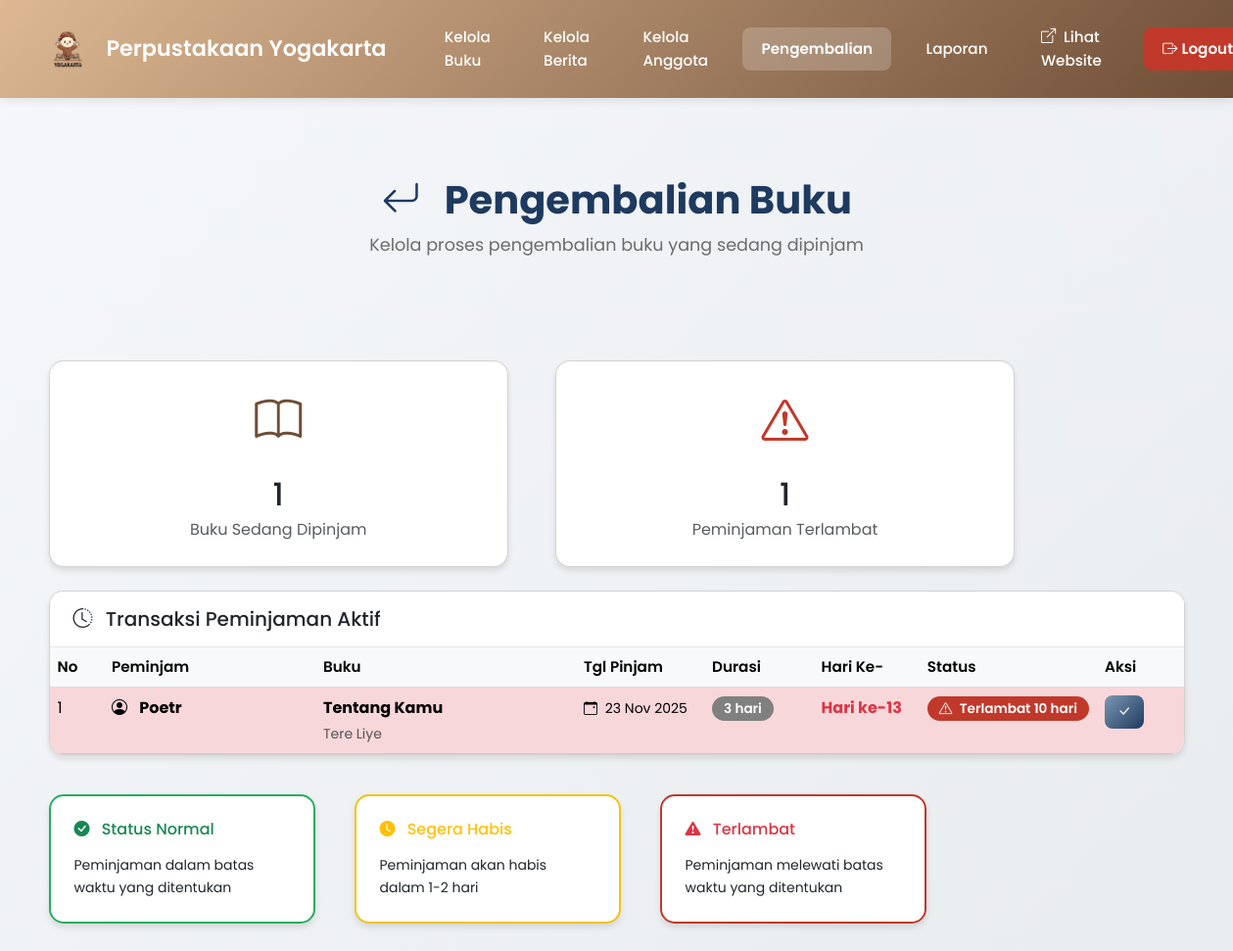
The page /admin/pengembalian.php (signed in) on the database its author committed.
### tables this page shows
CREATE TABLE `borrows` (
  `id` int(11) NOT NULL,
  `user_id` int(11) DEFAULT NULL,
  `book_id` int(11) DEFAULT NULL,
  `tanggal_pinjam` date DEFAULT curdate(),
  `durasi_hari` int(11) NOT NULL,
  `status` enum('Pending','Disetujui','Ditolak','Dikembalikan') DEFAULT 'Pending'
);

CREATE TABLE `users` (
  `id` int(11) NOT NULL,
  `nama` varchar(100) NOT NULL,
  `username` varchar(50) NOT NULL,
  `password` varchar(255) NOT NULL,
  `role` enum('admin','anggota') DEFAULT 'anggota',
  `created_at` timestamp NOT NULL DEFAULT current_timestamp()
);

CREATE TABLE `books` (
  `id` int(11) NOT NULL,
  `judul` varchar(200) NOT NULL,
  `penulis` varchar(100) NOT NULL,
  `kategori` varchar(50) DEFAULT NULL,
  `deskripsi` text DEFAULT NULL,
  `stok` int(11) DEFAULT 1,
  `gambar` varchar(255) DEFAULT 'default_cover.jpg',
  `created_at` timestamp NOT NULL DEFAULT current_timestamp()
);

### admin/pengembalian.php (the view, shortened to what this page needs)
<?php
require_once '../config/database.php';
$query = "SELECT p.id, p.book_id, u.nama, b.judul, b.penulis, p.tanggal_pinjam, p.durasi_hari,
          DATEDIFF(CURDATE(), p.tanggal_pinjam) as hari_pinjam
          FROM borrows p
          JOIN users u ON p.user_id = u.id
          JOIN books b ON p.book_id = b.id
          WHERE p.status = 'Disetujui'
          ORDER BY p.tanggal_pinjam ASC";
$list = $pdo->query($query)->fetchAll();
$total_dipinjam = count($list);
$terlambat = count(array_filter($list, fn($item) => $item['hari_pinjam'] > $item['durasi_hari']));
?>
<!DOCTYPE html>
<html lang="id">
<head>
    <link href="https://cdn.jsdelivr.net/npm/bootstrap@5.3.0/dist/css/bootstrap.min.css" rel="stylesheet">
    <link rel="stylesheet" href="https://cdn.jsdelivr.net/npm/bootstrap-icons@1.11.0/font/bootstrap-icons.css">
    <link rel="stylesheet" href="../assets/css/style_admin.css">
</head>
<body>
    <?php include '../includes/navbar_admin.php'; ?>
    <div class="container my-5">
        <div class="page-header fade-in-up">
            <h1>
                <i class="bi bi-arrow-return-left me-3"></i>
                Pengembalian Buku
            </h1>
            <p>Kelola proses pengembalian buku yang sedang dipinjam</p>
        </div>
        <div class="row g-4 mb-4 fade-in-up">
            <div class="col-md-5">
                <div class="card text-center h-100">
                    <div class="card-body">
                        <i class="bi bi-book" style="font-size: 3rem; color: var(--coffee);"></i>
                        <h2 class="mt-3 mb-1"><?= $total_dipinjam ?></h2>
                        <p class="text-muted mb-0">Buku Sedang Dipinjam</p>
                    </div>
                </div>
            </div>
            <div class="col-md-5">
                <div class="card text-center h-100">
                    <div class="card-body">
                        <i class="bi bi-exclamation-triangle" style="font-size: 3rem; color: var(--error);"></i>
                        <h2 class="mt-3 mb-1"><?= $terlambat ?></h2>
                        <p class="text-muted mb-0">Peminjaman Terlambat</p>
                    </div>
                </div>
            </div>
        </div>
        <div class="card fade-in-up">
            <div class="card-header bg-white py-3">
                <h5 class="mb-0">
                    <i class="bi bi-clock-history me-2"></i>
                    Transaksi Peminjaman Aktif
                </h5>
            </div>
            <div class="card-body p-0">
                <?php if(count($list) > 0): ?>
                <div class="table-responsive">
                    <table class="table table-hover mb-0">
                        <thead class="table-light">
                            <tr>
                                <th width="5%">No</th>
                                <th width="20%">Peminjam</th>
                                <th width="25%">Buku</th>
                                <th width="12%">Tgl Pinjam</th>
                                <th width="10%">Durasi</th>
                                <th width="10%">Hari Ke-</th>
                                <th width="10%">Status</th>
                                <th width="8%">Aksi</th>
                            </tr>
                        </thead>
                        <tbody>
                            <?php
                            $no = 1;
                            foreach($list as $row):
                            $is_late = $row['hari_pinjam'] > $row['durasi_hari'];
                            $sisa_hari = $row['durasi_hari'] - $row['hari_pinjam'];
                            ?>
                            <tr class="<?= $is_late ? 'table-danger' : '' ?>">
                                <td><?= $no++ ?></td>
                                <td>
                                    <i class="bi bi-person-circle me-2"></i>
                                    <strong><?= htmlspecialchars($row['nama']) ?></strong>
                                </td>
                                <td>
                                    <strong><?= htmlspecialchars($row['judul']) ?></strong><br>
                                    <small class="text-muted"><?= htmlspecialchars($row['penulis']) ?></small>
                                </td>
                                <td>
                                    <small>
                                        <i class="bi bi-calendar-event me-1"></i>
                                        <?= date('d M Y', strtotime($row['tanggal_pinjam'])) ?>
                                    </small>
                                </td>
                                <td>
                                    <span class="badge bg-secondary">
                                        <?= $row['durasi_hari'] ?> hari
                                    </span>
                                </td>
                                <td>
                                    <strong class="<?= $is_late ? 'text-danger' : '' ?>">
                                        Hari ke-<?= $row['hari_pinjam'] ?>
                                    </strong>
                                </td>
                                <td>
                                    <?php if($is_late): ?>
                                        <span class="badge bg-danger">
                                            <i class="bi bi-exclamation-triangle me-1"></i>
                                            Terlambat <?= abs($sisa_hari) ?> hari
                                        </span>
                                    <?php endif; ?>
                                </td>
                                <td>
                                    <a href="?kembali=<?= $row['id'] ?>&book_id=<?= $row['book_id'] ?>"
                                       class="btn btn-sm btn-primary"
                                       onclick="return confirm('Konfirmasi pengembalian buku:\n\n<?= htmlspecialchars($row['judul']) ?>\nPeminjam: <?= htmlspecialchars($row['nama']) ?>')">
                                        <i class="bi bi-check-lg"></i>
                                    </a>
                                </td>
                            </tr>
                            <?php endforeach; ?>
                        </tbody>
                    </table>
                </div>
                <?php endif; ?>
            </div>
        </div>
        <div class="row g-3 mt-4">
            <div class="col-md-3">
                <div class="card border-success fade-in-up">
                    <div class="card-body">
                        <h6 class="text-success mb-3">
                            <i class="bi bi-check-circle-fill me-2"></i>
                            Status Normal
                        </h6>
                        <p class="mb-0 small">Peminjaman dalam batas waktu yang ditentukan</p>
                    </div>
                </div>
            </div>
            <div class="col-md-3">
                <div class="card border-warning fade-in-up">
                    <div class="card-body">
                        <h6 class="text-warning mb-3">
                            <i class="bi bi-clock-fill me-2"></i>
                            Segera Habis
                        </h6>
                        <p class="mb-0 small">Peminjaman akan habis dalam 1-2 hari</p>
                    </div>
                </div>
            </div>
            <div class="col-md-3">
                <div class="card border-danger fade-in-up">
                    <div class="card-body">
                        <h6 class="text-danger mb-3">
                            <i class="bi bi-exclamation-triangle-fill me-2"></i>
                            Terlambat
                        </h6>
                        <p class="mb-0 small">Peminjaman melewati batas waktu yang ditentukan</p>
                    </div>
                </div>
            </div>
        </div>
    </div>
</body>
</html>

### assets/css/style_admin.css (style rules this page uses)
:root { --tan: #ddb893; --coffee: #6f4e37; --slate-gray: #7c98b3; --space-cadet: #1e3a5f; --bg-soft: rgba(0,0,0,0.05); --black-100: #1a1a1a; --black-90: #2d2d2d; --black-85: #373737; --black-75: #4d4d4d; --gray-60: #6b6b6b; --gray-50: #808080; --gray-40: #999999; --gray-30: #b3b3b3; --gray-20: #cccccc; --gray-10: #e6e6e6; --white: #ffffff; --success: #27ae60; --warning: #f1c40f; --error: #c0392b; --shadow-sm: 0 2px 4px rgba(0, 0, 0, 0.1); --shadow-md: 0 4px 6px rgba(0, 0, 0, 0.1); --shadow-lg: 0 10px 15px rgba(0, 0, 0, 0.1); --shadow-xl: 0 20px 25px rgba(0, 0, 0, 0.15); }
* { margin: 0; padding: 0; box-sizing: border-box; }
body { font-family: "Poppins", sans-serif; background: linear-gradient(135deg, #f5f7fa 0%, #e9ecef 100%); color: var(--black-90); line-height: 1.6; }
.container { max-width: 1200px; margin: 0 auto; padding: 0 20px; }
.page-header { text-align: center; padding: 2rem 0; margin-bottom: 2rem; }
.page-header h1 { font-size: 2.5rem; font-weight: 700; color: var(--space-cadet); margin-bottom: 0.5rem; }
.page-header p { font-size: 1.1rem; color: var(--gray-60); }
.btn { padding: 0.75rem 1.5rem; border: none; border-radius: 8px; font-family: "Poppins", sans-serif; font-weight: 600; font-size: 1rem; cursor: pointer; transition: all 0.3s ease; text-decoration: none; display: inline-block; text-align: center; }
.btn-primary { background: linear-gradient(135deg, var(--slate-gray) 0%, var(--space-cadet) 100%); color: var(--white); }
.btn-sm { padding: 0.4rem 0.8rem; font-size: 0.875rem; }
.card { background: var(--white); border-radius: 15px; box-shadow: var(--shadow-md); overflow: hidden; transition: all 0.3s ease; display: flex; flex-direction: column; }
.card-header { padding: 1.25rem 1.5rem; border-bottom: 1px solid var(--gray-10); }
.card-body { padding: 1.5rem; flex: 1; }
.card.border-success { border: 2px solid var(--success) !important; }
.card.border-warning { border: 2px solid var(--warning) !important; }
.card.border-danger { border: 2px solid var(--error) !important; }
table { width: 100%; border-collapse: collapse; }
thead th { padding: 1rem 1.25rem; text-align: left; color: var(--gray-60); font-weight: 600; font-size: 0.95rem; }
tbody tr { border-bottom: 1px solid var(--gray-10); transition: background 0.2s ease; }
tbody td { padding: 1rem 1.25rem; color: var(--gray-60); }
.table-danger { background-color: #fadbd8; }
.badge { display: inline-block; padding: 0.35rem 0.75rem; border-radius: 50px; font-size: 0.85rem; font-weight: 600; }
.badge.bg-secondary { background: var(--gray-50) !important; color: var(--white); }
.badge.bg-danger { background: var(--error) !important; color: var(--white); }
.fade-in-up { animation: fadeInUp 0.6s ease; }
.text-center { text-align: center; }
.text-muted { color: var(--gray-60); }
.text-success { color: var(--success); }
.text-warning { color: var(--warning); }
.text-danger { color: var(--error); }
.mt-3 { margin-top: 1.5rem; }
.mt-4 { margin-top: 2rem; }
.mb-0 { margin-bottom: 0; }
.mb-1 { margin-bottom: 0.5rem; }
.mb-3 { margin-bottom: 1.5rem; }
.mb-4 { margin-bottom: 2rem; }
.my-5 { margin-top: 3rem; margin-bottom: 3rem; }
.p-0 { padding: 0; }
.h-100 { height: 100%; }
.row { display: flex; flex-wrap: wrap; margin: 0 -0.75rem; }
.col-md-3, .col-md-4, .col-md-6, .col-md-8, .col-md-12 { padding: 0 0.75rem; }
@media (min-width: 768px) { .col-md-3 { width: 25%; } }
.g-3 { gap: 1rem; }
.g-4 { gap: 1.5rem; }

### rows shown on the page
borrows: user.nama "Poetr", book.judul "Tentang Kamu", book.penulis "Tere Liye", tanggal_pinjam "23 Nov 2025", durasi_hari "3", hari_pinjam "13", sisa_hari "10"

### other values the page prints
$total_dipinjam "1"
$terlambat "1"
